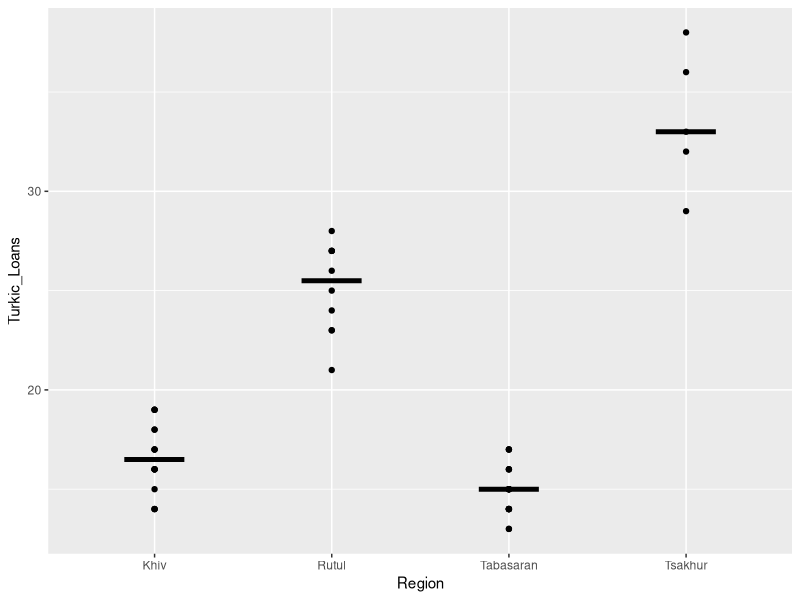
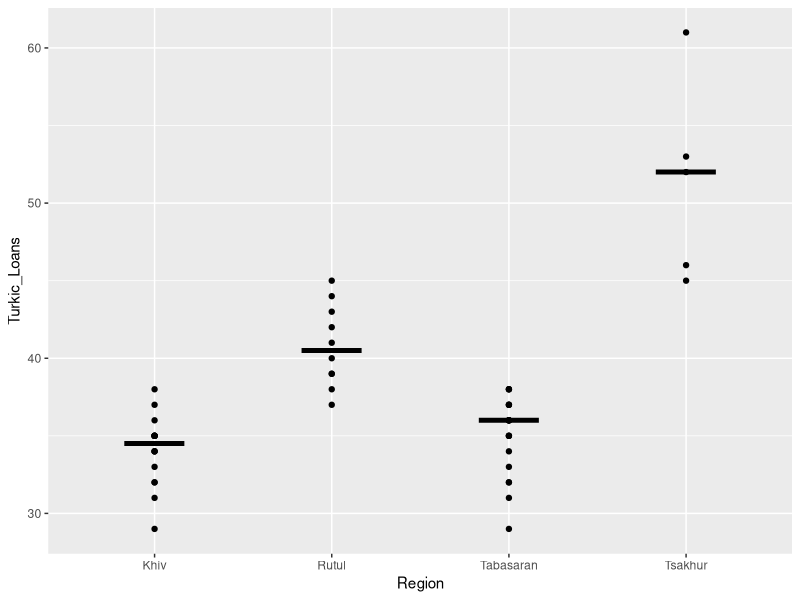
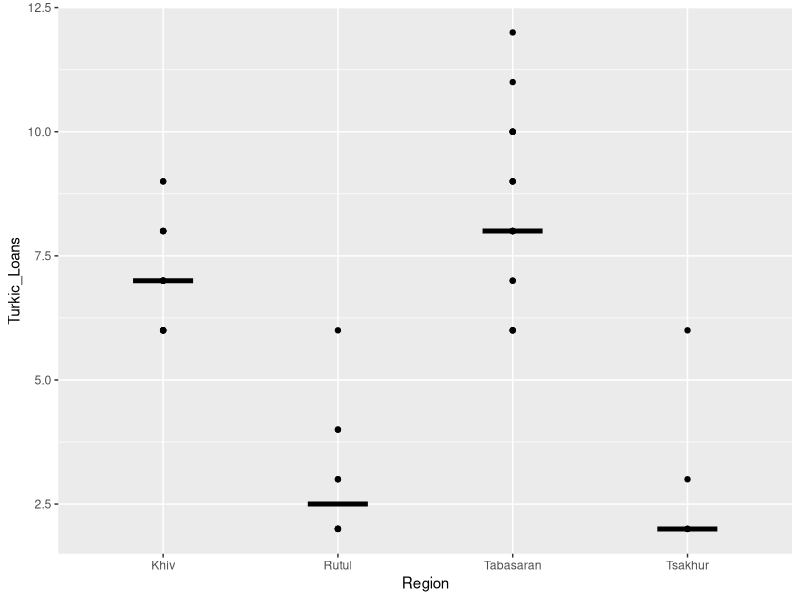
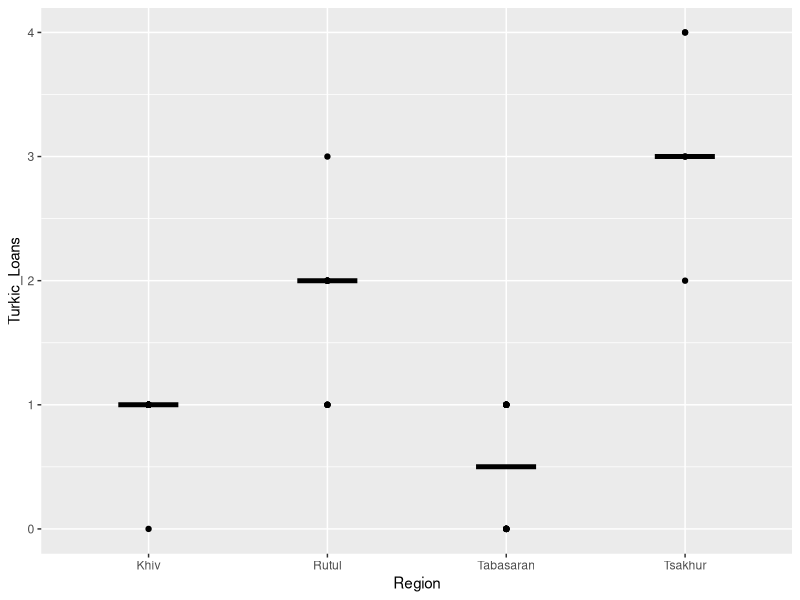
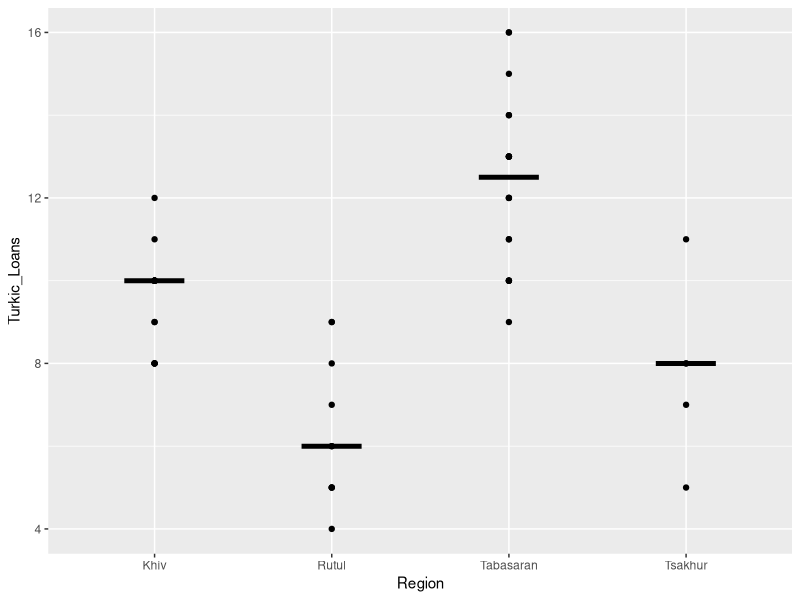

Source code (R) for these figures, in order:
## ---- chunk 1
knitr::opts_chunk$set(echo = TRUE)
## ---- chunk 2
library(tidyverse)
library(ggplot2)

turkic <- read.csv("SDag_Dataframe.csv", header = TRUE, sep = ",", na.strings = "NA", row.names = NULL)
row.names(turkic) <- turkic[,1]
turkic_long <- gather(turkic, Lexeme, Present, the_ant_1:the_year_12, factor_key=TRUE)
regions <- turkic[,c(1:2)]
turkic <- turkic[,-c(1:2)]
turkic <- t(turkic)
turkic <- as.data.frame(turkic)
## ---- chunk 3
standard_azeri <-  as.data.frame(t(turkic[which(turkic$D_Azerbaijani==1),]))
standard_azeri$Speaker <- rownames(standard_azeri)
standard_azeri <- left_join(regions, standard_azeri, by= c("Speaker"))
standard_azeri$Region <- as.factor(standard_azeri$Region)
standard_azeri <- standard_azeri[-c(1:6),]
standard_azeri <- gather(standard_azeri,Lexeme,Present, the_ant_5:the_year_2,factor_key=TRUE)
toBeRemoved<-which(standard_azeri$Region %in% c("Tabasaran_Azeri", "Qax_Azeri"))
standard_azeri<-standard_azeri[-toBeRemoved,]
standard_azeri$Region<-droplevels(standard_azeri$Region)


all_azeri <- as.data.frame(t(turkic[which(turkic$Turkic_Total>0),]))
all_azeri$Speaker <- rownames(all_azeri)
all_azeri <- left_join(regions, all_azeri, by= c("Speaker"))
all_azeri$Region <- as.factor(all_azeri$Region)
all_azeri <- all_azeri[-c(1:6),]
all_azeri <- gather(all_azeri,Lexeme,Present, the_ant_5:the_year_2,factor_key=TRUE)
toBeRemoved<-which(all_azeri$Region %in% c("Tabasaran_Azeri", "Qax_Azeri"))
all_azeri<-all_azeri[-toBeRemoved,]
all_azeri$Region<-droplevels(all_azeri$Region)

tabasaran_azeri  <- as.data.frame(t(turkic[which(turkic$Darvag_Yersi_total>0 & turkic$Qax_Total == 0 & turkic$D_Azerbaijani == 0 & turkic$D_Kumyk == 0),]))
tabasaran_azeri$Speaker <- rownames(tabasaran_azeri)
tabasaran_azeri <- left_join(regions, tabasaran_azeri, by= c("Speaker"))
tabasaran_azeri$Region <- as.factor(tabasaran_azeri$Region)
tabasaran_azeri <- tabasaran_azeri[-c(1:6),]
tabasaran_azeri <- gather(tabasaran_azeri,Lexeme,Present, the_ant_12:the_worm_23,factor_key=TRUE)
toBeRemoved<-which(tabasaran_azeri$Region %in% c("Tabasaran_Azeri", "Qax_Azeri"))
tabasaran_azeri<-tabasaran_azeri[-toBeRemoved,]
tabasaran_azeri$Region<-droplevels(tabasaran_azeri$Region)

qax_azeri  <- as.data.frame(t(turkic[which(turkic$Darvag_Yersi_total == 0 & turkic$Qax_Total > 0 & turkic$D_Azerbaijani == 0 & turkic$D_Kumyk == 0),]))
qax_azeri$Speaker <- rownames(qax_azeri)
qax_azeri <- left_join(regions, qax_azeri, by= c("Speaker"))
qax_azeri$Region <- as.factor(qax_azeri$Region)
qax_azeri <- qax_azeri[-c(1:6),]
qax_azeri <- gather(qax_azeri,Lexeme,Present, the_blanket_8:the_worm_9,factor_key=TRUE)
toBeRemoved<-which(qax_azeri$Region %in% c("Tabasaran_Azeri", "Qax_Azeri"))
qax_azeri<-qax_azeri[-toBeRemoved,]
qax_azeri$Region<-droplevels(qax_azeri$Region)

dialect_azeri  <- as.data.frame(t(turkic[which(turkic$Azeri_Dialect_Total > 0 & turkic$D_Azerbaijani == 0 & turkic$D_Kumyk == 0),]))
dialect_azeri$Speaker <- rownames(dialect_azeri)
dialect_azeri <- left_join(regions, dialect_azeri, by= c("Speaker"))
dialect_azeri$Region <- as.factor(dialect_azeri$Region)
dialect_azeri <- dialect_azeri[-c(1:6),]
dialect_azeri <- gather(dialect_azeri,Lexeme,Present, the_ant_12:the_worm_23,factor_key=TRUE)
toBeRemoved<-which(dialect_azeri$Region %in% c("Qax_Azeri", "Tabasaran_Azeri"))
dialect_azeri<-dialect_azeri[-toBeRemoved,]
dialect_azeri$Region<-droplevels(dialect_azeri$Region)

## ---- chunk 4
standard_azeri_counts <- aggregate(standard_azeri$Present, by=list(standard_azeri$Speaker), FUN=sum, na.rm=TRUE, na.action=NULL)
colnames(standard_azeri_counts) <- c("Speaker","Turkic_Loans")
standard_azeri_counts <- left_join(regions, standard_azeri_counts, by= c("Speaker"))
standard_azeri_counts$Region <- as.factor(standard_azeri_counts$Region)
standard_azeri_counts <- standard_azeri_counts[-c(1:6),]
toBeRemoved<-which(standard_azeri_counts$Region %in% c("Tabasaran_Azeri", "Qax_Azeri"))
standard_azeri_counts<-standard_azeri_counts[-toBeRemoved,]

ggplot(data = standard_azeri_counts, aes(x = Region, y = Turkic_Loans)) + 
    geom_point() +
    stat_summary(fun.y = "median", geom = "point", pch = "_", size = 25)
## ---- chunk 5
all_azeri_counts <- aggregate(all_azeri$Present, by=list(all_azeri$Speaker), FUN=sum, na.rm=TRUE, na.action=NULL)
colnames(all_azeri_counts) <- c("Speaker","Turkic_Loans")
all_azeri_counts <- left_join(regions, all_azeri_counts, by= c("Speaker"))
all_azeri_counts$Region <- as.factor(all_azeri_counts$Region)
all_azeri_counts <- all_azeri_counts[-c(1:6),]
toBeRemoved<-which(all_azeri_counts$Region %in% c("Tabasaran_Azeri", "Qax_Azeri"))
all_azeri_counts<-all_azeri_counts[-toBeRemoved,]

ggplot(data = all_azeri_counts, aes(x = Region, y = Turkic_Loans)) + 
    geom_point() +
    stat_summary(fun.y = "median", geom = "point", pch = "_", size = 25)
## ---- chunk 6
tabasaran_azeri_counts <- aggregate(tabasaran_azeri$Present, by=list(tabasaran_azeri$Speaker), FUN=sum, na.rm=TRUE, na.action=NULL)
colnames(tabasaran_azeri_counts) <- c("Speaker","Turkic_Loans")
tabasaran_azeri_counts <- left_join(regions, tabasaran_azeri_counts, by= c("Speaker"))
tabasaran_azeri_counts$Region <- as.factor(tabasaran_azeri_counts$Region)
tabasaran_azeri_counts <- tabasaran_azeri_counts[-c(1:6),]
toBeRemoved<-which(tabasaran_azeri_counts$Region %in% c("Tabasaran_Azeri", "Qax_Azeri"))
tabasaran_azeri_counts<-tabasaran_azeri_counts[-toBeRemoved,]

ggplot(data = tabasaran_azeri_counts, aes(x = Region, y = Turkic_Loans)) + 
    geom_point() +
    stat_summary(fun.y = "median", geom = "point", pch = "_", size = 25)
## ---- chunk 7
qax_azeri_counts <- aggregate(qax_azeri$Present, by=list(qax_azeri$Speaker), FUN=sum, na.rm=TRUE, na.action=NULL)
colnames(qax_azeri_counts) <- c("Speaker","Turkic_Loans")
qax_azeri_counts <- left_join(regions, qax_azeri_counts, by= c("Speaker"))
qax_azeri_counts$Region <- as.factor(qax_azeri_counts$Region)
qax_azeri_counts <- qax_azeri_counts[-c(1:6),]
toBeRemoved<-which(qax_azeri_counts$Region %in% c("Tabasaran_Azeri", "Qax_Azeri"))
qax_azeri_counts<-qax_azeri_counts[-toBeRemoved,]

ggplot(data = qax_azeri_counts, aes(x = Region, y = Turkic_Loans)) + 
    geom_point() +
    stat_summary(fun.y = "median", geom = "point", pch = "_", size = 25)
## ---- chunk 8
dialect_azeri_counts <- aggregate(dialect_azeri$Present, by=list(dialect_azeri$Speaker), FUN=sum, na.rm=TRUE, na.action=NULL)
colnames(dialect_azeri_counts) <- c("Speaker","Turkic_Loans")
dialect_azeri_counts <- left_join(regions, dialect_azeri_counts, by= c("Speaker"))
dialect_azeri_counts$Region <- as.factor(dialect_azeri_counts$Region)
dialect_azeri_counts <- dialect_azeri_counts[-c(1:6),]
toBeRemoved<-which(dialect_azeri_counts$Region %in% c("Tabasaran_Azeri", "Qax_Azeri"))
dialect_azeri_counts<-dialect_azeri_counts[-toBeRemoved,]

ggplot(data = dialect_azeri_counts, aes(x = Region, y = Turkic_Loans)) + 
    geom_point() +
    stat_summary(fun.y = "median", geom = "point", pch = "_", size = 25)
